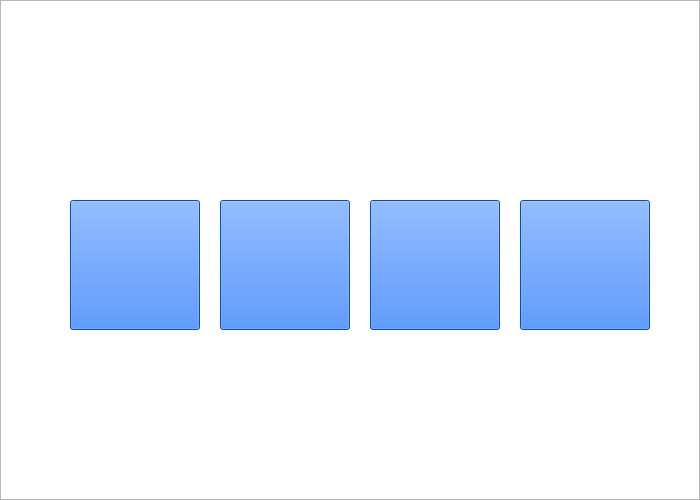
<?xml version="1.0" encoding="UTF-8"?>
<ui version="4.0">
 <class>usermenu</class>
 <widget class="QMainWindow" name="usermenu">
  <property name="geometry">
   <rect>
    <x>0</x>
    <y>0</y>
    <width>700</width>
    <height>500</height>
   </rect>
  </property>
  <property name="windowTitle">
   <string>MainWindow</string>
  </property>
  <widget class="QWidget" name="centralwidget">
   <widget class="QGraphicsView" name="graphicsView">
    <property name="geometry">
     <rect>
      <x>0</x>
      <y>0</y>
      <width>700</width>
      <height>500</height>
     </rect>
    </property>
    <property name="styleSheet">
     <string notr="true">background-image: url(:/pic/menu_back.jpg);</string>
    </property>
   </widget>
   <widget class="QLabel" name="label_clock">
    <property name="geometry">
     <rect>
      <x>10</x>
      <y>60</y>
      <width>81</width>
      <height>51</height>
     </rect>
    </property>
    <property name="font">
     <font>
      <pointsize>11</pointsize>
     </font>
    </property>
    <property name="styleSheet">
     <string notr="true">color: rgb(255, 255, 255);</string>
    </property>
    <property name="text">
     <string/>
    </property>
   </widget>
   <widget class="QGraphicsView" name="graphicsView_2">
    <property name="geometry">
     <rect>
      <x>10</x>
      <y>10</y>
      <width>60</width>
      <height>60</height>
     </rect>
    </property>
    <property name="styleSheet">
     <string notr="true">background-image: url(:/pic/mini_logo.png);
border:none;
</string>
    </property>
   </widget>
   <widget class="QLabel" name="welcomelbl">
    <property name="geometry">
     <rect>
      <x>410</x>
      <y>30</y>
      <width>211</width>
      <height>41</height>
     </rect>
    </property>
    <property name="font">
     <font>
      <family>B Yekan</family>
      <pointsize>12</pointsize>
     </font>
    </property>
    <property name="styleSheet">
     <string notr="true">color: rgb(255, 255, 255);</string>
    </property>
    <property name="text">
     <string/>
    </property>
   </widget>
   <widget class="QGraphicsView" name="graphicsView_3">
    <property name="geometry">
     <rect>
      <x>630</x>
      <y>20</y>
      <width>60</width>
      <height>60</height>
     </rect>
    </property>
    <property name="styleSheet">
     <string notr="true">background-image: url(:/pic/mini_profile.png);
border:none;
</string>
    </property>
   </widget>
   <widget class="QPushButton" name="newbtn">
    <property name="geometry">
     <rect>
      <x>520</x>
      <y>200</y>
      <width>130</width>
      <height>130</height>
     </rect>
    </property>
    <property name="toolTip">
     <string>افتتاح حساب جدید</string>
    </property>
    <property name="styleSheet">
     <string notr="true">background-color: rgb(14, 106, 255);</string>
    </property>
    <property name="text">
     <string/>
    </property>
    <property name="icon">
     <iconset resource="pic.qrc">
      <normaloff>:/pic/create_account_icon.png</normaloff>:/pic/create_account_icon.png</iconset>
    </property>
    <property name="iconSize">
     <size>
      <width>130</width>
      <height>130</height>
     </size>
    </property>
    <property name="default">
     <bool>false</bool>
    </property>
    <property name="flat">
     <bool>false</bool>
    </property>
   </widget>
   <widget class="QPushButton" name="accountspbn">
    <property name="geometry">
     <rect>
      <x>370</x>
      <y>200</y>
      <width>130</width>
      <height>130</height>
     </rect>
    </property>
    <property name="toolTip">
     <string>مدیریت حساب ها</string>
    </property>
    <property name="styleSheet">
     <string notr="true">background-color: rgb(14, 106, 255);</string>
    </property>
    <property name="text">
     <string/>
    </property>
    <property name="icon">
     <iconset resource="pic.qrc">
      <normaloff>:/pic/manege_account_icon.png</normaloff>:/pic/manege_account_icon.png</iconset>
    </property>
    <property name="iconSize">
     <size>
      <width>130</width>
      <height>130</height>
     </size>
    </property>
   </widget>
   <widget class="QPushButton" name="editpbn">
    <property name="geometry">
     <rect>
      <x>220</x>
      <y>200</y>
      <width>130</width>
      <height>130</height>
     </rect>
    </property>
    <property name="toolTip">
     <string>ویرایش پروفایل</string>
    </property>
    <property name="styleSheet">
     <string notr="true">background-color: rgb(14, 106, 255);</string>
    </property>
    <property name="text">
     <string/>
    </property>
    <property name="icon">
     <iconset resource="pic.qrc">
      <normaloff>:/pic/edit_profile_icon.png</normaloff>:/pic/edit_profile_icon.png</iconset>
    </property>
    <property name="iconSize">
     <size>
      <width>130</width>
      <height>130</height>
     </size>
    </property>
   </widget>
   <widget class="QPushButton" name="sessiopbn">
    <property name="geometry">
     <rect>
      <x>70</x>
      <y>200</y>
      <width>130</width>
      <height>130</height>
     </rect>
    </property>
    <property name="toolTip">
     <string>نشست ها</string>
    </property>
    <property name="styleSheet">
     <string notr="true">background-color: rgb(14, 106, 255);</string>
    </property>
    <property name="text">
     <string/>
    </property>
    <property name="icon">
     <iconset resource="pic.qrc">
      <normaloff>:/pic/session_icon.png</normaloff>:/pic/session_icon.png</iconset>
    </property>
    <property name="iconSize">
     <size>
      <width>130</width>
      <height>130</height>
     </size>
    </property>
   </widget>
   <widget class="QPushButton" name="exitpbn">
    <property name="geometry">
     <rect>
      <x>650</x>
      <y>430</y>
      <width>40</width>
      <height>40</height>
     </rect>
    </property>
    <property name="toolTip">
     <string>خروج از سیستم</string>
    </property>
    <property name="styleSheet">
     <string notr="true">background-image: url(:/pic/exit_icon);</string>
    </property>
    <property name="text">
     <string/>
    </property>
    <property name="icon">
     <iconset>
      <normaloff>:/pic/C:/Users/Data System PC/Desktop/exit_icon.png</normaloff>
      <selectedon>:/pic/C:/Users/Data System PC/Desktop/exit_icon.png</selectedon>:/pic/C:/Users/Data System PC/Desktop/exit_icon.png</iconset>
    </property>
    <property name="iconSize">
     <size>
      <width>40</width>
      <height>40</height>
     </size>
    </property>
    <property name="flat">
     <bool>true</bool>
    </property>
   </widget>
   <widget class="QPushButton" name="infopbn">
    <property name="geometry">
     <rect>
      <x>600</x>
      <y>430</y>
      <width>40</width>
      <height>40</height>
     </rect>
    </property>
    <property name="toolTip">
     <string>درباره ی ما</string>
    </property>
    <property name="text">
     <string/>
    </property>
    <property name="icon">
     <iconset resource="pic.qrc">
      <normaloff>:/pic/info_icon.png</normaloff>:/pic/info_icon.png</iconset>
    </property>
    <property name="iconSize">
     <size>
      <width>40</width>
      <height>40</height>
     </size>
    </property>
    <property name="flat">
     <bool>true</bool>
    </property>
   </widget>
   <zorder>graphicsView</zorder>
   <zorder>label_clock</zorder>
   <zorder>graphicsView_2</zorder>
   <zorder>welcomelbl</zorder>
   <zorder>graphicsView_3</zorder>
   <zorder>accountspbn</zorder>
   <zorder>editpbn</zorder>
   <zorder>sessiopbn</zorder>
   <zorder>exitpbn</zorder>
   <zorder>infopbn</zorder>
   <zorder>newbtn</zorder>
  </widget>
  <widget class="QMenuBar" name="menubar">
   <property name="geometry">
    <rect>
     <x>0</x>
     <y>0</y>
     <width>700</width>
     <height>20</height>
    </rect>
   </property>
  </widget>
 </widget>
 <resources>
  <include location="pic.qrc"/>
 </resources>
 <connections/>
</ui>
